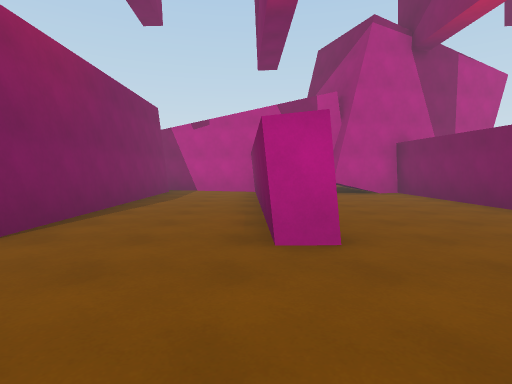
[1] (above)

18 first-person views from a walk through a 3-D level made in the Unity game engine. The camera is 1.4 m above the floor, tilts 4° down and sees 80° across. The floor is counted in squares, 2 m on a side. Each view is taken from the middle of a square. On the plan, view 1 faces up. The plan holds only what a view shows up to about 10 squares ahead; the rest is blank. The place goes on beyond the plan.

[2]
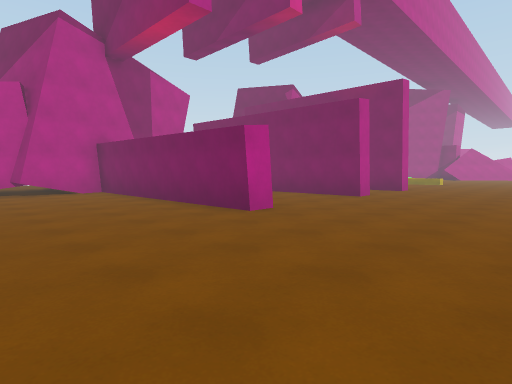

[3]
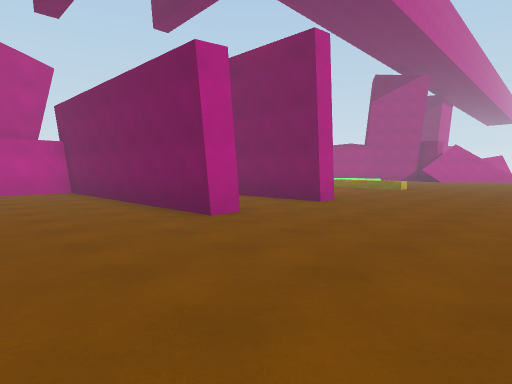

[4]
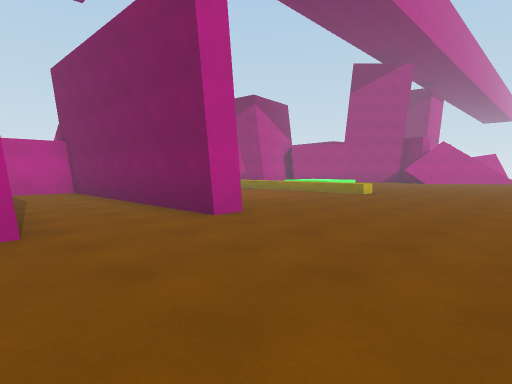

[5]
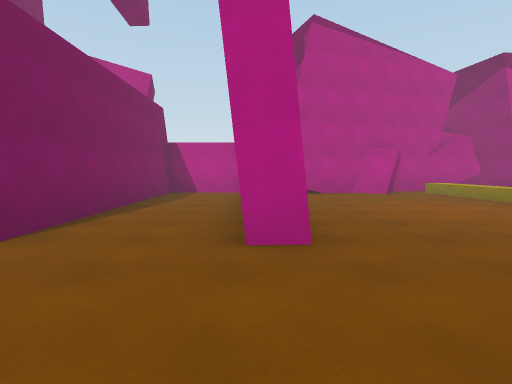

[6]
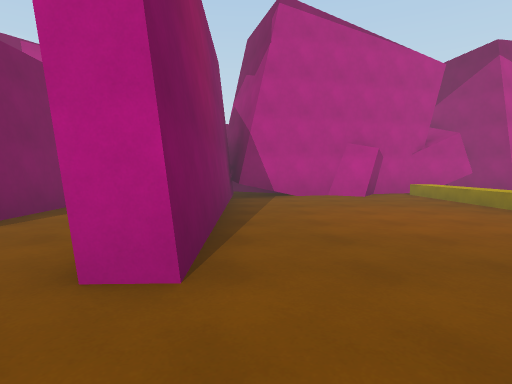

[7]
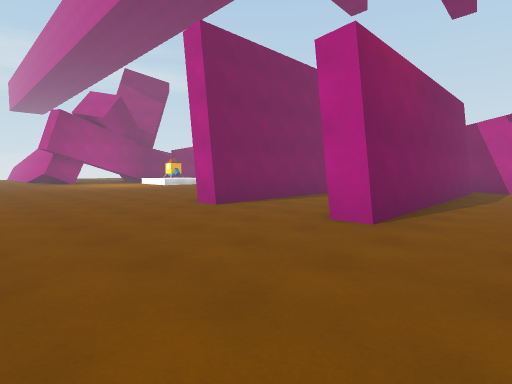

[8]
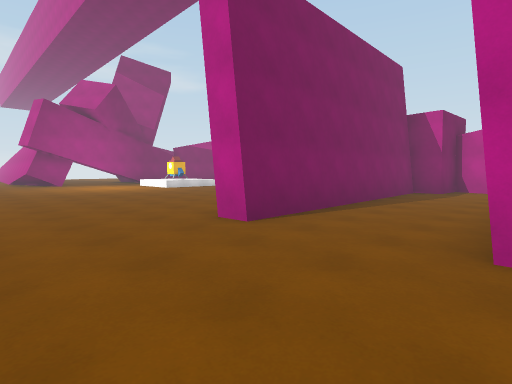

[9]
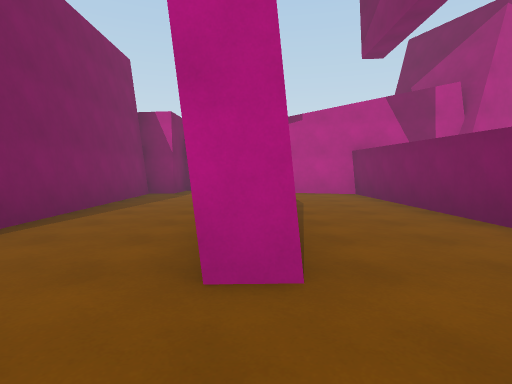

[10]
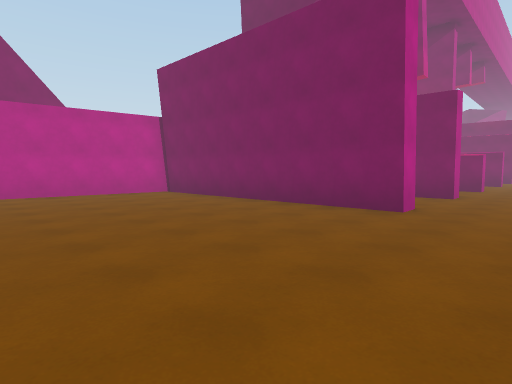

[11]
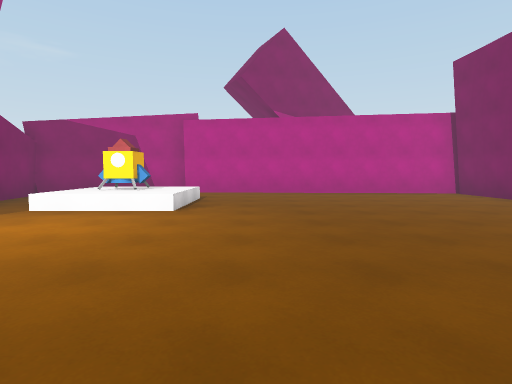

[12]
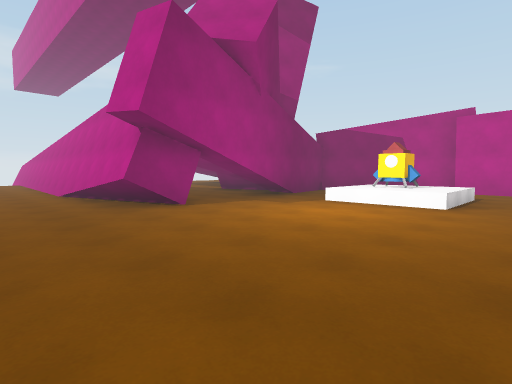

[13]
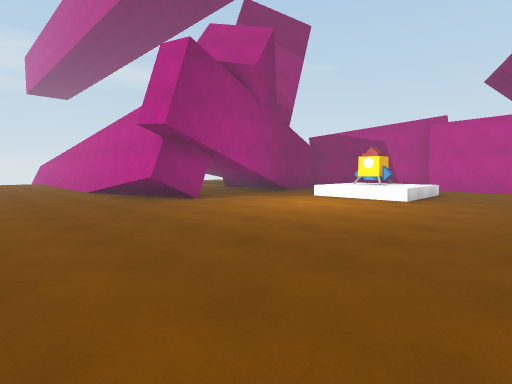

[14]
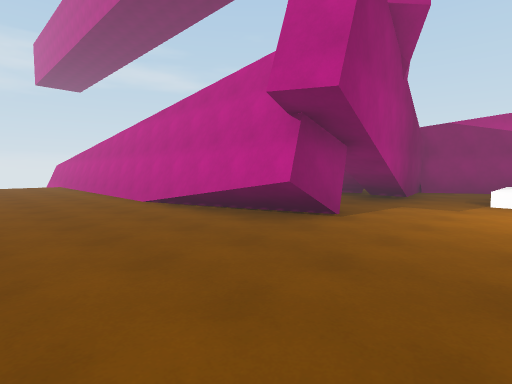

[15]
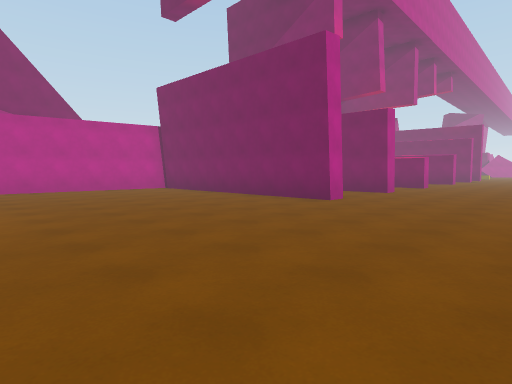

[16]
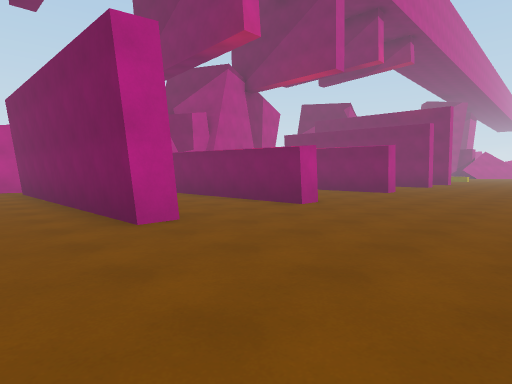

[17]
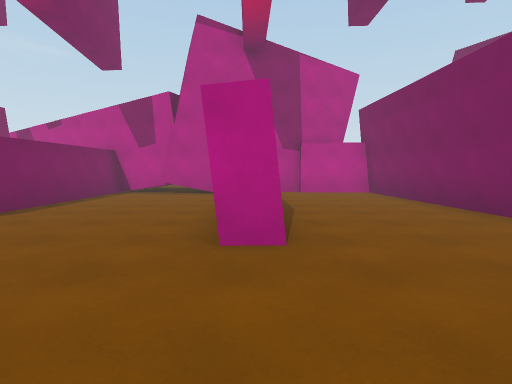

[18]
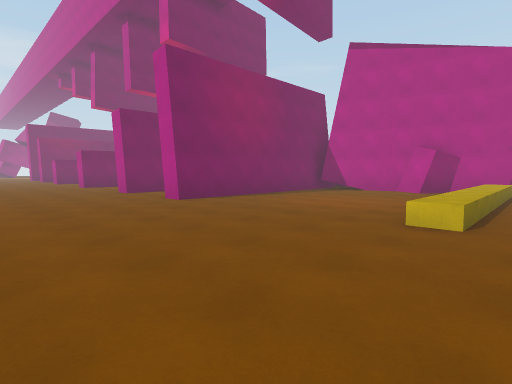

### Floor plan
Points are (right, up) in squares from view 1. A wall is a line through its corners. A room is listed if a view was taken in it or the views show most of it. See-through windows are left out.
Room 1 (views 1, 2, 3, 4, 5, 6, 7, 8, 9, 10, 11, 12, 13, 14, 15, 16, 17, 18)
walls: (0.8, 3) (0.1, 2.9) (-0.1, 10.1) (-5.4, 11.7) (-5.5, 10.3) (-6.3, 10.4) (-6.1, 2.7) (-6.7, 2.7) (-6.9, 10.4) (-15.3, 10.8); (2.5, 9.3) (0.6, 9.9) (0.7, 5); (5.3, 2.8) (4.6, 2.8) (4.4, 9.5) (2.3, 8.9) (2.1, 9.5); (-3, 10.2) (-2.8, 2.8) (-3.4, 2.8) (-3.6, 10.2); (12.3, 10.1) (12.5, 2.8) (11.9, 2.8) (11.7, 9.8) (9.2, 9.8) (9.4, 2.8) (8.8, 2.7) (8.6, 9.8) (6.4, 9.8); (-15.4, 11.7) (-19.2, 9.5) (-18.4, 4.8); (-18.5, 2.4) (-22.6, 2.3); (-18.6, 3.9) (-18.5, 2.1); (19.6, 10.4) (17.9, 10.5) (16.7, 10.1) (16.1, 9.2) (15.2, 9.7) (12.6, 8.9) (12.2, 10.3)
low walls: (-16.4, 6.3) (-17, 6.3); (17.5, 6.4) (17.5, 9.9); (18.2, 5.4) (18.2, 3) (17.6, 3) (17.6, 4.6); (18.2, 6.4) (18.2, 5.5); (18.1, 7.4) (18.2, 6.5); (-21.4, 2) (-22.6, 2)
objects: rocket (-16, 7) to (-15, 8)

Positions as (right, up) in squares from view 1, and headings:
1: (0, 0), facing up
2: (1, -1), facing up-right
3: (6, -1), facing up-right
4: (9, -1), facing up-right
5: (12, 0), facing up
6: (13, 1), facing up
7: (-1, -1), facing up-left
8: (-3, 0), facing up-left
9: (-3, 1), facing up
10: (-12, 1), facing up-right
11: (-13, 1), facing up
12: (-13, 0), facing up-left
13: (-12, -1), facing up-left
14: (-16, -1), facing up-left
15: (-13, -1), facing up-right
16: (-5, -1), facing up-right
17: (5, 0), facing up
18: (19, -1), facing up-left
